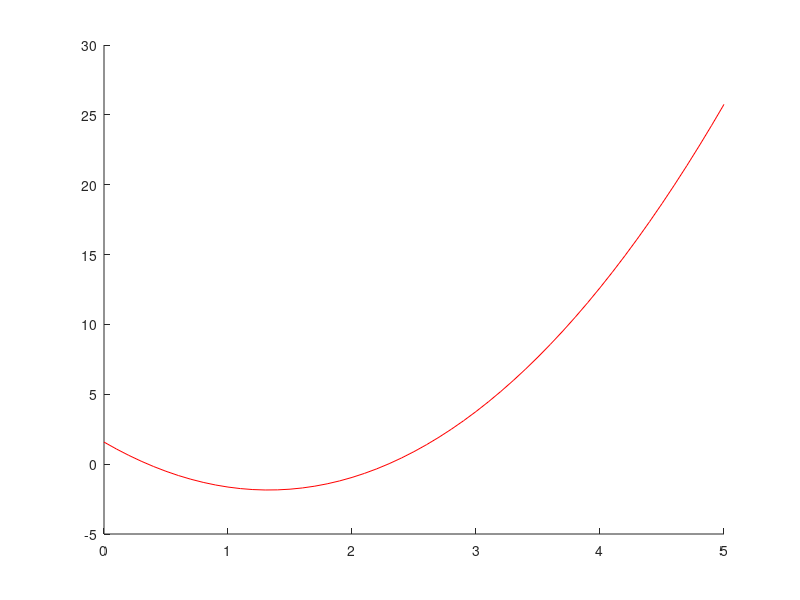

The MATLAB source for this figure: (Note: this script raises an error after producing the figure.)
% Lineare Regression

function MyLinearRegression()

    %% preinitialisation and setup
    clc, clear, close all
    x_start = 0;
    x_end = 5;
    x_interval = 0.1;
    G = 5;
    [x,y]=generateXY(x_start,x_end,x_interval,G);

    mu = 0;
    Sigma = 0.7;
    [x_t,t]=generateTrainingsSet(x,y,G,mu,Sigma);
    y_t = t';
    dimension_start = 3;
    %dimension_end = 9;
    dimension_end = 7;
    %lambda = 0.0001;
    lambda = 1*10^-5;
    
    %%plotData(x,y,x_t,t,y_star_3,y_star_4);
    %
    W_star = trans_x_comp_w_star(x_t,y_t,lambda,dimension_start, dimension_end);
    Y_star = createPolynomValuesW(x,W_star);

    no_figure_Y_star = 10;
    plotDataY_star(x,Y_star, x_t, y_t, dimension_start, no_figure_Y_star);

    % % test of online LMS
    %E_threshold = 0.01;
    %lambda = 0.05;
    %A_3 = createA(x_t,3);
    %w_online_3 = onlineLMS(A_3, y_t ,lambda, E_threshold);
    %[Y_online, its_online] = createPolynomValuesW(x,w_online_3);
    
    %% 1.2.2.I - determine w_online_3    
    A_3 = createA(x_t,3);
    %E_threshold = 0.01; // not approriate for online LMS
    E_threshold = 0.0001;
    %maxIts = 200; // not approriate for online LMS
    maxIts = 1*10^10;
    
    [w_online_3, its_online_3]= onlineLMS(A_3, y_t ,lambda, E_threshold, maxIts);
    
    % y_online_3 determined via onlineLMS
    y_online_3 = createPolynomValues(x,w_online_3);    
    
    %% 1.2.2.II - determine w^* of quadric error function    
    w_star_3 = compute_w_star(A_3,y_t,lambda);
    
    % y_star_3 determined via pseudoinverse
    y_star_3 = createPolynomValues(x,w_star_3);
    
    % plot y, t, y_online_3 and y_star_3
    no_figureLinReg = 50;
    plotLinearRegressionResults(x, y, t, y_online_3, y_star_3, 3, no_figureLinReg);
    
    %% 1.2.2.III - test influence of lambda on convergence of online LMS
    %Lambdas = 0.001:0.001:10; // not approriate for online LMS
    Lambdas = 1*10^-5:1*10^-5:1*10^-3;
    [m_l,n_l]=size(Lambdas);
    
    %treshold_E_ratio = 1.01;
    Its_online_3 = zeros(1,n_l);
    W_online_3 = zeros(4,n_l);
    for index_lambda=1:n_l    
        [w_online_3, its_online_3]= onlineLMS(A_3, y_t ,Lambdas(index_lambda), E_threshold, maxIts);
        Its_online_3(1,index_lambda) = its_online_3;
        W_online_3(:,index_lambda) = w_online_3;
    end
    
    % display iterations vs. lambda
    no_lambdaFigure = 100;
    plotIterationsVsLambda(Its_online_3, Lambdas, no_lambdaFigure);
    
    % diverge of w means that maximum iterations don't bring sufficient good result
    Lambdas_div = 1*10^-4:1*10^-4:1*10^-2;
    [m_l_div,n_l_div]=size(Lambdas_div);
    Its_online_3_div = zeros(1,n_l_div);
    W_online_3_div = zeros(4,n_l_div);
    for index_lambda=1:n_l_div
        [w_online_3, its_online_3]= onlineLMS(A_3, y_t ,Lambdas_div(index_lambda), E_threshold, maxIts);
        Its_online_3_div(1,index_lambda) = its_online_3;
        W_online_3_div(:,index_lambda) = w_online_3;
    end

    % display iterations vs. lambda
    no_lambdaDivergeFigure = 150;
    plotIterationsVsLambda(Its_online_3_div, Lambdas_div, no_lambdaDivergeFigure);
    
    % test for empirical lambda of 0.0035
    lambda_hat = 0.0035;
    [w_online_3_hat, its_online_3_hat]= onlineLMS(A_3, y_t ,lambda_hat, E_threshold, maxIts);
    y_online_3_hat = createPolynomValues(x,w_online_3_hat);    
    
    % show wrongness of result
    no_figureLinReg_WrongOnline = 170;
    plotLinearRegressionResults(x, y, t, y_online_3_hat, y_star_3, 3, no_figureLinReg_WrongOnline);
    
    %% 1.2.3.I - determine mu and Sigma of w^* coefficients
    dimension_delta = dimension_end - dimension_start + 1;
    no_trainingsSets = 2000;
    
    WW_star = zeros(dimension_end+1,dimension_delta,no_trainingsSets);
    
    for index_trainingsSet=1:no_trainingsSets
        % determine new trainingsset
        [x_t,t]=generateTrainingsSet(x,y,G,mu,Sigma);
        y_t = t';
        % determine w_star for given dimensions
        W_star = trans_x_comp_w_star(x_t,y_t,lambda,dimension_start, dimension_end);
        % track all w_stars for given trainingsset
        WW_star(:,:,index_trainingsSet)=W_star;
    end
    
    %calculate mu and Sigma over given w_stars
    Variances = zeros(dimension_end+1,dimension_delta);
    Deviations = zeros(dimension_end+1,dimension_delta);
    for index_dimension=1:dimension_delta
        % generate correct matrix for specific dimension
        dim_w = dimension_start+index_dimension;
        W_dim_trainings = WW_star(1:dim_w,index_dimension,:);
        W_trainings = reshape(W_dim_trainings,dim_w,no_trainingsSets)';
        % For matrix input X, where each row is an observation, and each column is a variable, 
        % cov(X) is the covariance matrix. diag(cov(X)) is a vector of variances for each column, 
        % and sqrt(diag(cov(X))) is a vector of standard deviations
        vec_variance = diag(cov(W_trainings));
        vec_deviation = sqrt(vec_variance);
        Variances(1:dim_w,index_dimension) = vec_variance;
        Deviations(1:dim_w,index_dimension) = vec_deviation;        
    end
    
    % display Variances and Deviations in a surface plot
    no_figure_Variances = 400;
    figure(no_figure_Variances);
    surf(Variances);
    title('variance of weight coefficient over dimension d');
    xlabel('weight coefficient');
    ylabel('dimension d');
    zlabel('variance');
    
    no_figure_Deviations = 500;
    figure(no_figure_Deviations);
    surf(Deviations);
    title('deviation of weight coefficient over dimension d');
    xlabel('weight coefficient');
    ylabel('dimension d');
    zlabel('deviation');
    
    %% 1.2.3.II - plot for x^*=2 in the medium quadric error dimensions for f_{w^*}(x^*)
    [x_2,y_2]=generateXY(2,2,1,G);
    YY_star = zeros(dimension_delta,no_trainingsSets);
    for index_trainingsSet=1:no_trainingsSets
        W_star = WW_star(:,:,index_trainingsSet);
        Y_star = createPolynomValuesW(x_2,W_star); % column-vector for all dimensions ? 
        YY_star(:,index_trainingsSet) = Y_star;
    end
    
    % search every row in YY_star as medium of given dimension
    y_2_trainingsset = repmat(y_2, no_trainingsSets, 1);
    E = zeros(dimension_delta,1);
    for index_dimension=1:dimension_delta
       y_star_trainingsset = YY_star(index_dimension,:)';
       
       y_2_delta = y_2_trainingsset - y_star_trainingsset;
       e_trainingsset = y_2_delta.^2;
       e = mean(e_trainingsset);
       E(index_dimension)= e;
    end
    
    % plot error E in regards to dimensionality
    no_figure_meanerror = 200;
    plotMeanError(E, dimension_start, dimension_end, no_figure_meanerror);
    
    %%  1.2.3.III - calculate w^* for not pretuberated trainingsset
    mu = 0;
    Sigma = 0;
    [x_t_notPret,t_notPret]=generateTrainingsSet(x,y,G,mu,Sigma);
    y_t_notPret = t_notPret';
    W_star_notPret = trans_x_comp_w_star(x_t_notPret,y_t_notPret,lambda,dimension_start, dimension_end);
    
    % plot again resulting Y_star values
    Y_star_notPret = createPolynomValuesW(x,W_star_notPret);

    no_figure_Y_star_notPret = 600;
    plotDataY_star(x,Y_star_notPret, x_t, y_t, dimension_start, no_figure_Y_star_notPret);
    
end

function [x,y]=generateXY(x_start,x_end,x_interval,G)
    x = x_start:x_interval:x_end;
    y = 2.*x.^2-G.*x+1;
end

function [x_t,t] = generateTrainingsSet(x,y,G,my,Sigma)
    % Y=grand(m,n,'nor',Av,Sd) generates random variates from the normal distribution with mean Av (real) and standard deviation Sd (real >= 0)

    %%DAN (-> nur falls 6 random punkte)
    %%x_t = x(randperm(length(x)));
    %%x_t = sort(x_t(1:6));
    x_t = x(1:6:end);
    
    [m,n] = size(x_t);
    % Scilab
    %noise = grand(m,n,'nor',my, Sigma);
    % Matlab
    %noise = normrnd(my, Sigma,m,n);
    
    %% DAN matlab < 2014:
    noise = randn(m,n)*Sigma + my;
    y_t = 2*x_t.^2-G*x_t+1;
    t = y_t + noise;    
end

function plotData(x,y,x_t,t,y_star, y_star_II)
    clf;
    %set(gca(),"auto_clear","off");
    plot(x,y,'ro-',x_t,t,'bo-',x,y_star,'go-',x,y_star_II,'co-');
    %set(gca(),"auto_clear","on");    
end

function plotDataY(x,Y, mode, no_figure, color)
    figure(no_figure);
    plotColors = ['r','g','b','c','m','y'];
    [m,n] = size(Y);
    [i,j] = size(plotColors);
    %clf;
    %set(gca(),"auto_clear","off");
    %hold on;%DAN
    for index=1:m
        if(nargin<5)
            plotArg = strcat([plotColors(mod(index-1,j)+1),mode]);
        else
            plotArg = strcat([color,mode]);
        end
        %plot(x,Y(index,:),'ro-');
        plot(x,Y(index,:),plotArg);
    end
    %hold off;%DAN
    %set(gca(),"auto_clear","on");    
end

function plotDataY_star(x,Y_star, x_t, y_t, dimension_start, no_figure)
    
    plotColors = ['r','g','b','c','m','y'];
    [m,n] = size(Y_star);
    [i,j] = size(plotColors);
    Str_legend =[];
    
    figure(no_figure);
    %set(gca(),"auto_clear","off");
    hold on;
    for index=1:m
        plotArg = strcat([plotColors(mod(index-1,j)+1),'-']);
        plot(x,Y_star(index,:),plotArg);
        Str_legend = [Str_legend, strcat(['f(x) for d=',string(dimension_start+index-1)])];
    end
    plotArg = 'go';
    plot(x_t,y_t,plotArg);
    
    Str_legend = [Str_legend, 'f(x_t) = trainingset'];
    
    title('f(x) of w^* for multiple dimensions d in f(x) over x');
    xlabel('x');
    ylabel('f(x)');
    
    %legend(Str_legend);
    
    %set(gca(),"auto_clear","on");
    hold off;
end


function plotIterationsVsLambda(Iterations, Lambdas, no_figure)
    figure(no_figure);
        plotArg = '-r';
    plot(Lambdas,Iterations,plotArg);
    title('Iterations over Lambdas');
    xlabel('Lambda');
    ylabel('Iterations');
end

function plotLinearRegressionResults(x, y, t, y_online, y_star, dimension, no_figure)
    figure(no_figure);
    hold on;
    
    titleStr = strcat('linear regression result for ', int2str(dimension),' dimensional function f(x)');
    
    title(titleStr);
    xlabel('x');
    ylabel('f(x)');
    
    plot(x,y,'-b');
    plot(x,y_online,'-r');
    plot(x,y_star,'-g');
    
    str_org = 'y_{original}';
    str_online = 'y_{online}';
    str_star = 'y_{star}';
    legend(str_org, str_online, str_star, 'Location', 'SouthEast');
        
    hold off; 
end

function plotMeanError(E, dimension_start, dimension_end, no_figure)
    figure(no_figure);
    
    titleStr = strcat('mean error of repititive y^* calculations over dimensions');
    
    title(titleStr);
    xlabel('dimension');
    ylabel('mean error');

    x = dimension_start:dimension_end;
    y = E';
    plot(x,y,'-r');

end


function A = createA(x,d)
    % d ... dimension of polynom
    [m,n] = size(x);
    A = zeros(d,n);
    % transform x into a polynom of degree d
    for index=1:d+1
        A(index,:) = x.^(index-1);
    end    
end

function w_star = compute_w_star(A,y,lambda)
    % create pseudo inverse and compute Aw=b
    % see UNDERSTANDING MACHINE LEARNING, page 94ff
    AAT = A*A';
    b = A*y;
    succ = 0;
    A_plus = [];
    while ~succ
        try
            A_plus = inv(AAT);
            succ = 1;
        catch
            % check if above is not invertible
            [m,n] = size(AAT);
            AAT = lambda*eye(m,n) + AAT;
        end
    end
    w_star = A_plus*b;
end

function y = createPolynomValues(x,w)
    [m,n]=size(x);
    I=ones(m,n);
    y = w(1).*I;
    [m2,n2] = size(w);
    pol_degree = m2 - 1;
    for index=1:pol_degree
        y = y+w(index+1).*x.^index;
    end
end

function Y = createPolynomValuesW(x,W)
    [m,n] = size(W);
    [i,j] = size(x);
    Y = zeros(n,j);
    for index=1:n
        Y(index,:) = createPolynomValues(x,W(:,index));
    end
end

function W_star = trans_x_comp_w_star(x, y, lambda, dimension_start, dimension_end)
    % w_star is a column vector
    % W_star is a list of column vectors
    A_i = createA(x,dimension_start);
    W_star = compute_w_star(A_i,y,lambda);
    for dimension_i=dimension_start+1:dimension_end
        A_i = createA(x,dimension_i);
        % add zero line at the bottom
        [m,n] = size(W_star);
        W_star = cat(1,W_star,zeros(1,n));
        W_star = cat(2,W_star,compute_w_star(A_i,y,lambda));
    end
end

function [w_t, its] = onlineLMS(A,t,lambda, E_threshold, maxIts)
    % implement online learn from formula    
    %w(t+1) = w(t) + lambda* (t(i) - o(i)) * x(i);    
    
    [m,n] = size(A);
    w_t = zeros(m,1);
    E_tm1 = intmax;
    E_t = intmax/2;
    its =0;
    lambda_member = lambda / n; % because every member shifts the resulting weight, so big lambda is a problem
    while abs(E_t - E_tm1) > E_threshold && its < maxIts
    %while abs(E_tm1/E_t) > treshold_E_ratio && its < maxIts
        E_tm1 = E_t;
        E_t=0;
        for i_index=1:n
            x_i = A(:,i_index);
            t_i = t(i_index);
            o_i = w_t'*x_i;
            % calculate cost
            E_t = E_t + (t_i-o_i)^2;
            % update w
            %w_t = w_t + lambda*(t_i-o_i)*x_i;
            w_t = w_t + lambda_member*(t_i-o_i)*x_i;
        end
        its = its + 1;
    end
end

